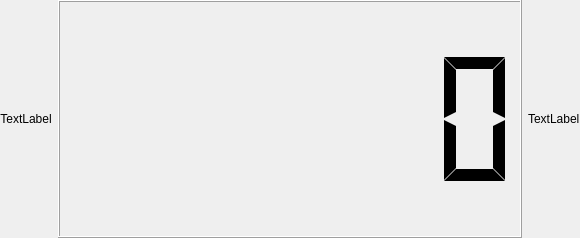
<?xml version="1.0" encoding="UTF-8"?>
<ui version="4.0">
 <class>Form</class>
 <widget class="QWidget" name="Form">
  <property name="geometry">
   <rect>
    <x>0</x>
    <y>0</y>
    <width>580</width>
    <height>238</height>
   </rect>
  </property>
  <property name="windowTitle">
   <string>Form</string>
  </property>
  <layout class="QHBoxLayout" name="horizontalLayout_2">
   <property name="leftMargin">
    <number>0</number>
   </property>
   <property name="topMargin">
    <number>0</number>
   </property>
   <property name="rightMargin">
    <number>0</number>
   </property>
   <property name="bottomMargin">
    <number>0</number>
   </property>
   <item>
    <layout class="QHBoxLayout" name="horizontalLayout">
     <item>
      <widget class="QLabel" name="label">
       <property name="sizePolicy">
        <sizepolicy hsizetype="Preferred" vsizetype="Fixed">
         <horstretch>0</horstretch>
         <verstretch>0</verstretch>
        </sizepolicy>
       </property>
       <property name="text">
        <string>TextLabel</string>
       </property>
       <property name="alignment">
        <set>Qt::AlignBottom|Qt::AlignHCenter</set>
       </property>
      </widget>
     </item>
     <item>
      <widget class="QLCDNumber" name="lcd">
       <property name="sizePolicy">
        <sizepolicy hsizetype="Expanding" vsizetype="Minimum">
         <horstretch>0</horstretch>
         <verstretch>0</verstretch>
        </sizepolicy>
       </property>
       <property name="digitCount">
        <number>6</number>
       </property>
       <property name="segmentStyle">
        <enum>QLCDNumber::Flat</enum>
       </property>
      </widget>
     </item>
     <item>
      <widget class="QLabel" name="units">
       <property name="text">
        <string>TextLabel</string>
       </property>
      </widget>
     </item>
    </layout>
   </item>
  </layout>
 </widget>
 <resources/>
 <connections/>
</ui>
